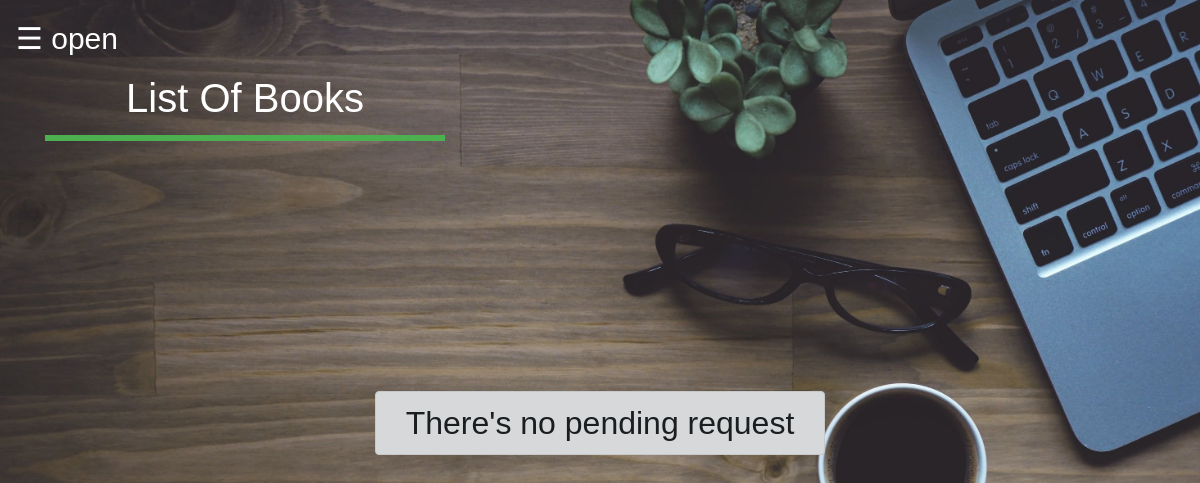
Page /newProject/information.php (signed in) on the earlier database version.
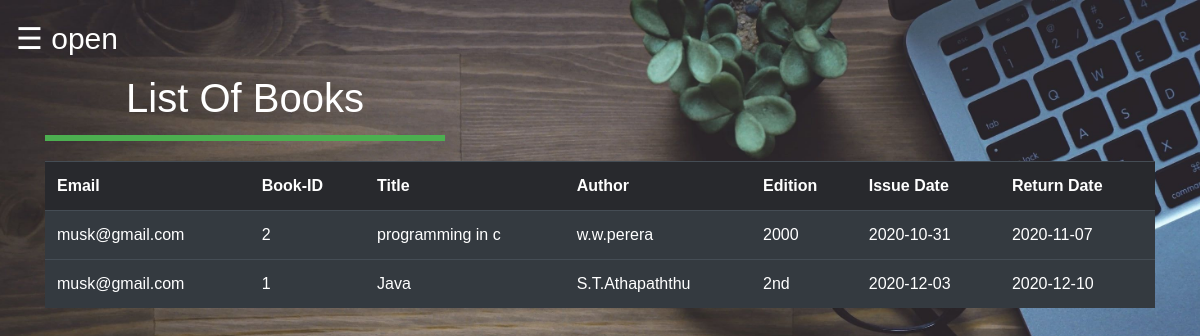
Same page on the later database version.
### tables this page shows
CREATE TABLE `registration` (
  `mem_id` int(100) NOT NULL,
  `FirstName` varchar(100) NOT NULL,
  `LastName` varchar(100) NOT NULL,
  `Email` varchar(30) NOT NULL,
  `Password` varchar(50) NOT NULL,
  `status_id` int(1) NOT NULL,
  `pic` varchar(100) NOT NULL
);

CREATE TABLE `book_detail` (
  `book_id` int(100) NOT NULL,
  `genre` varchar(30) NOT NULL,
  `title` varchar(40) NOT NULL,
  `author` varchar(30) NOT NULL,
  `edition` varchar(30) NOT NULL,
  `status` varchar(30) NOT NULL,
  `quantity` int(30) NOT NULL
);

CREATE TABLE `borrow_books` (
  `book_id` varchar(30) NOT NULL,
  `Email` varchar(30) NOT NULL,
  `approve` varchar(30) NOT NULL,
  `issue_date` date NOT NULL,
  `return_date` date NOT NULL,
  `status` varchar(30) NOT NULL
);

### newProject/information.php (the view, shortened to what this page needs)
<!DOCTYPE html>
<html>
<head>
	<link rel="stylesheet" href="https://stackpath.bootstrapcdn.com/bootstrap/4.3.1/css/bootstrap.min.css">
	<link rel="stylesheet" type="text/css" href="theme.css">
</head>
<body>
<?php
$dbcon=parse_ini_file("dbconfig.ini");
$server=$dbcon['server'];
$user=$dbcon['user'];
$pw=$dbcon['dbpass'];
$db=$dbcon['dbase'];
$conn=mysqli_connect($server,$user,$pw,$db);
?>
<div id="main">
  <span style="color:#fff; font-size:30px;cursor:pointer" onclick="openNav()">&#9776; open</span>
 <div class="container">
<h1 align="center" style="color: #fff; border-bottom: 6px solid #4caf50; margin-bottom: 20px;  padding: 13px 0; width: 400px; ">List Of Books</h1>
   <?php
	if(isset($_SESSION['login_user']))
		{
			$q=mysqli_query($conn,"SELECT registration.Email,book_detail.book_id,title,author,edition,borrow_books.issue_date,borrow_books.return_date FROM registration inner join borrow_books ON registration.Email=borrow_books.Email inner join book_detail ON borrow_books.book_id=book_detail.book_id WHERE borrow_books.Email ='$_SESSION[login_user]' and borrow_books.status='' and borrow_books.approve ='yes' ORDER BY `borrow_books`.`return_date` ASC ;");
			if(mysqli_num_rows($q)==0)
			{
				echo "<center><h2 class='alert alert-dark' style='width:450px; margin-top:250px;'>There's no pending request</h2></center>";
			}
			else
			{
		echo "<table class='table table-dark hover' >";
			echo "<tr style='background-color: #28292d;'>";
				echo "<th>"; echo "Email";  echo "</th>";
				echo "<th>"; echo "Book-ID";  echo "</th>";
				echo "<th>"; echo "Title";  echo "</th>";
				echo "<th>"; echo "Author";  echo "</th>";
				echo "<th>"; echo "Edition";  echo "</th>";
				echo "<th>"; echo "Issue Date";  echo "</th>";
				echo "<th>"; echo "Return Date";  echo "</th>";
			echo "</tr>";
			while($row=mysqli_fetch_assoc($q))
			{
				echo "<tr>";
				echo "<td>"; echo $row['Email']; echo "</td>";
				echo "<td>"; echo $row['book_id']; echo "</td>";
				echo "<td>"; echo $row['title']; echo "</td>";
				echo "<td>"; echo $row['author']; echo "</td>";
				echo "<td>"; echo $row['edition']; echo "</td>";
				echo "<td>"; echo $row['issue_date']; echo "</td>";
				echo "<td>"; echo $row['return_date']; echo "</td>";
				echo "</tr>";
			}
		echo "</table>";
			}
		}
		else
		{
			echo "<center><h2 class='alert alert-dark' style='width:450px; margin-top:250px;'>Please login first to see the request information.</h2></center>";
		}
?>
</body>
</html>

### newProject/theme.css (style rules this page uses)
body { background-image: url("background.jpg"); background-repeat: no-repeat; background-position: center ; background-attachment: fixed; background-size: cover; }
body { margin: 0; font-family: Arial, Helvetica, sans-serif; }
::placeholder { color: #fff; }

### newProject/information.php (style rules this page uses)
#main { transition: margin-left .5s; padding: 16px; }

Differences in the rows shown:
now on this page (row edited): registration: Email "musk@gmail.com", book_detail.book_id "2", book_detail.title "programming in c", book_detail.author "w.w.perera", book_detail.edition "2000", borrow_books.issue_date "2020-10-31", borrow_books.return_date "2020-11-07", book_detail.book_id "1", book_detail.title "Java", book_detail.author "S.T.Athapaththu", book_detail.edition "2nd", borrow_books.issue_date "2020-12-03", borrow_books.return_date "2020-12-10"
Other differences:
text no longer shown: "There's no pending request"
text now shown: "Email Book-ID Title Author Edition Issue Date Return Date"
